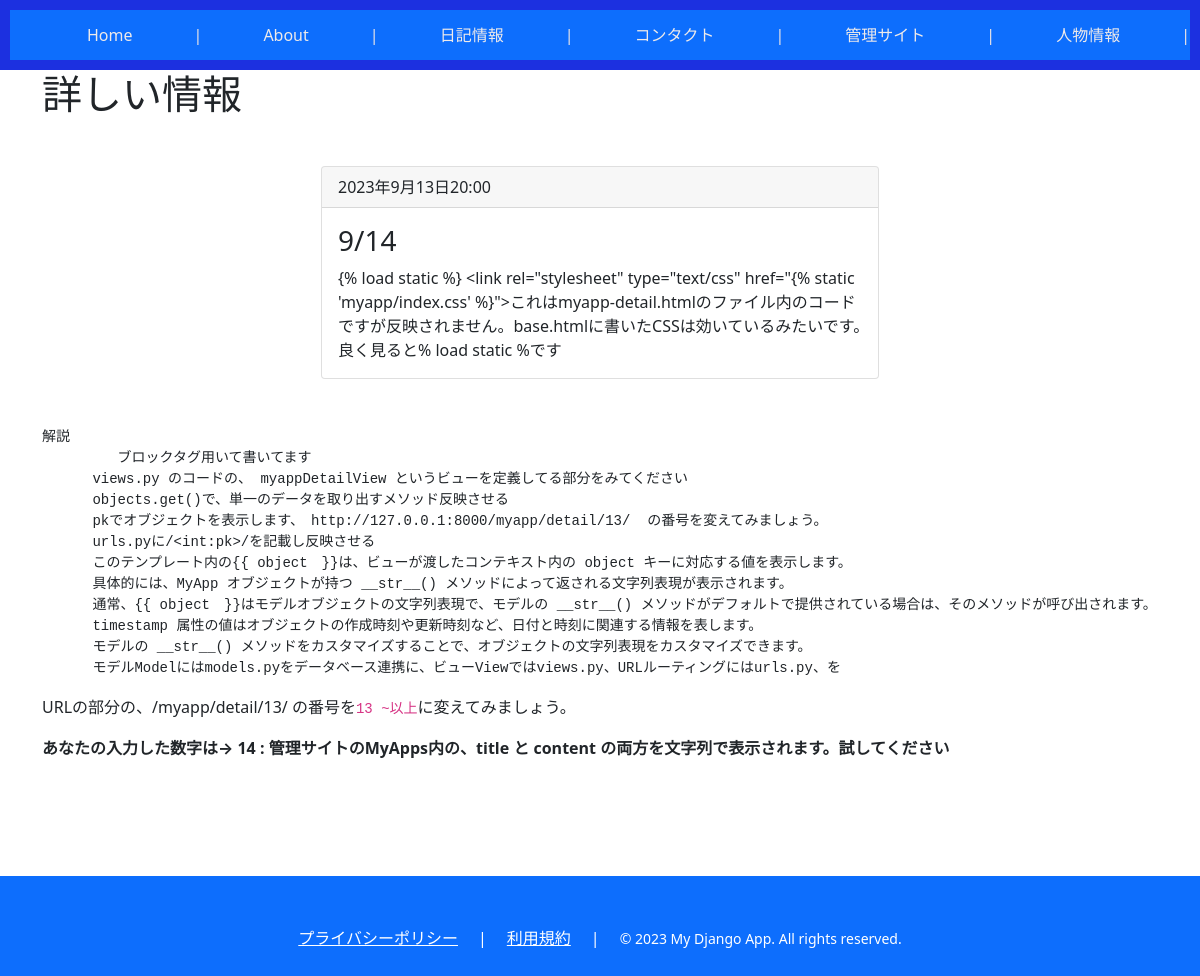
/myapp/detail/14/, run on the app's committed database.
### myapp/models.py (models this page shows, shortened)
class MyApp(models.Model):
    title = models.CharField(max_length=100)
    content = models.CharField(max_length=1000)
    timestamp = models.DateTimeField(auto_now_add=True)

### myapp/views.py (the view)
# urls.py: path("detail/<int:pk>/", myappDetailView, name="myapp-detail"),
def myappDetailView(request, pk):
    template_name = "myapp/myapp-detail.html"
    try:
        myapp = MyApp.objects.get(pk=pk)
    except MyApp.DoesNotExist:
        myapp = None
    ctx = {
        "number": pk,
        "object": myapp,
    }
    return render(request, template_name, ctx)

### myapp/templates/myapp/myapp-detail.html (shortened to what this page needs)
{% extends 'base.html' %}
{% block content %}
<header>
    <nav class="navbar navbar-dark bg-primary">
    &emsp;<a href=" / ">Home</a> |
    <a href=" /about/ ">About</a> |
    <a href=" /myapp/myapp ">日記情報</a> |
    <a href=" /myapp/form/ ">コンタクト</a>  |
    <a href=" /admin/ ">管理サイト</a>   |
    <a href="/myapp/person_list/">人物情報</a>   |
  </nav>
</header>
<div class="container">
    <h1>詳しい情報</h1>
    <div class="card mx-auto my-5 w-50" style="min-width:300px;">
        <div class="card-header">
            {{ object.timestamp }}
        </div>
        <div class="card-body">
            <h3 class="card-title">{{ object.title }} </h3>
            <p class="card-text">{{ object.content }}</p>
        </div>
    </div>
 <pre>解説
　　　    ブロックタグ用いて書いてます
      views.py のコードの、 myappDetailView というビューを定義してる部分をみてください
      objects.get()で、単一のデータを取り出すメソッド反映させる
      pkでオブジェクトを表示します、　http://127.0.0.1:8000/myapp/detail/13/  の番号を変えてみましょう。
      urls.pyに/&lt;int:pk>/を記載し反映させる
      このテンプレート内の&#123;&#123; object　&#125;&#125;は、ビューが渡したコンテキスト内の object キーに対応する値を表示します。
      具体的には、MyApp オブジェクトが持つ __str__() メソッドによって返される文字列表現が表示されます。
      通常、&#123;&#123; object　&#125;&#125;はモデルオブジェクトの文字列表現で、モデルの __str__() メソッドがデフォルトで提供されている場合は、そのメソッドが呼び出されます。
      timestamp 属性の値はオブジェクトの作成時刻や更新時刻など、日付と時刻に関連する情報を表します。
      モデルの __str__() メソッドをカスタマイズすることで、オブジェクトの文字列表現をカスタマイズできます。
      モデルModelにはmodels.pyをデータベース連携に、ビューViewではviews.py、URLルーティングにはurls.py、を</pre>
      <p>URLの部分の、/myapp/detail/13/  の番号を<code>13 ~以上</code>に変えてみましょう。</p></P>
      <b>あなたの入力した数字は→ {{ number}} : 管理サイトのMyApps内の、title と content の両方を文字列で表示されます。試してください</b></p>
    </div>
<footer class="bg-primary">
    <div class="footer-content">
      <div>
        <a href="#">
          プライバシーポリシー
        </a>
      </div>
      <div>|</div>
      <div>
        <a href="#">
           利用規約
        </a>
      </div>
      <div>|</div>
      <div>
        <small>
        &copy; 2023 My Django App. All rights reserved.
        </small>
      </div>
    </div>
  </footer>
{% endblock %}

### static_local/css/header.css (style rules this page uses)
body { font-family: Arial, sans-serif; margin-left: 50px; padding: 0; }
header { background-color: #1c30e0; color: #ede5e5; padding: 10px; text-align: center; }
nav a { color: #eeeaea; text-decoration: none; padding: 5px; }
footer { background-color: #333; color: #fff; padding: 10px; text-align: center; }

### static_local/css/footer.css (style rules this page uses)
html { position: relative; min-height: 100%; padding-bottom: 200px; box-sizing: border-box; }
footer { position: absolute; left: 0; bottom: 0; width: 100%; height: 100px; }
.footer-content { display:flex; justify-content: center; color:white; }
.footer-content div { margin-left:10px; margin-right:10px; }
.footer-content a { color:white; }

### data on the page
MyApp: timestamp "2023年9月13日20:00", title "9/14", content "{% load static %} <link rel=\"stylesheet\" type=\"text/css\" href=\"{% static 'myapp/index.css' %}\">これはmyapp-detail.htmlのファイル内のコードですが反映されません。base.htmlに書いたCSSは効いているみたいです。 良く見ると% load static %です"

### other printed values
{{ number }} "14"
